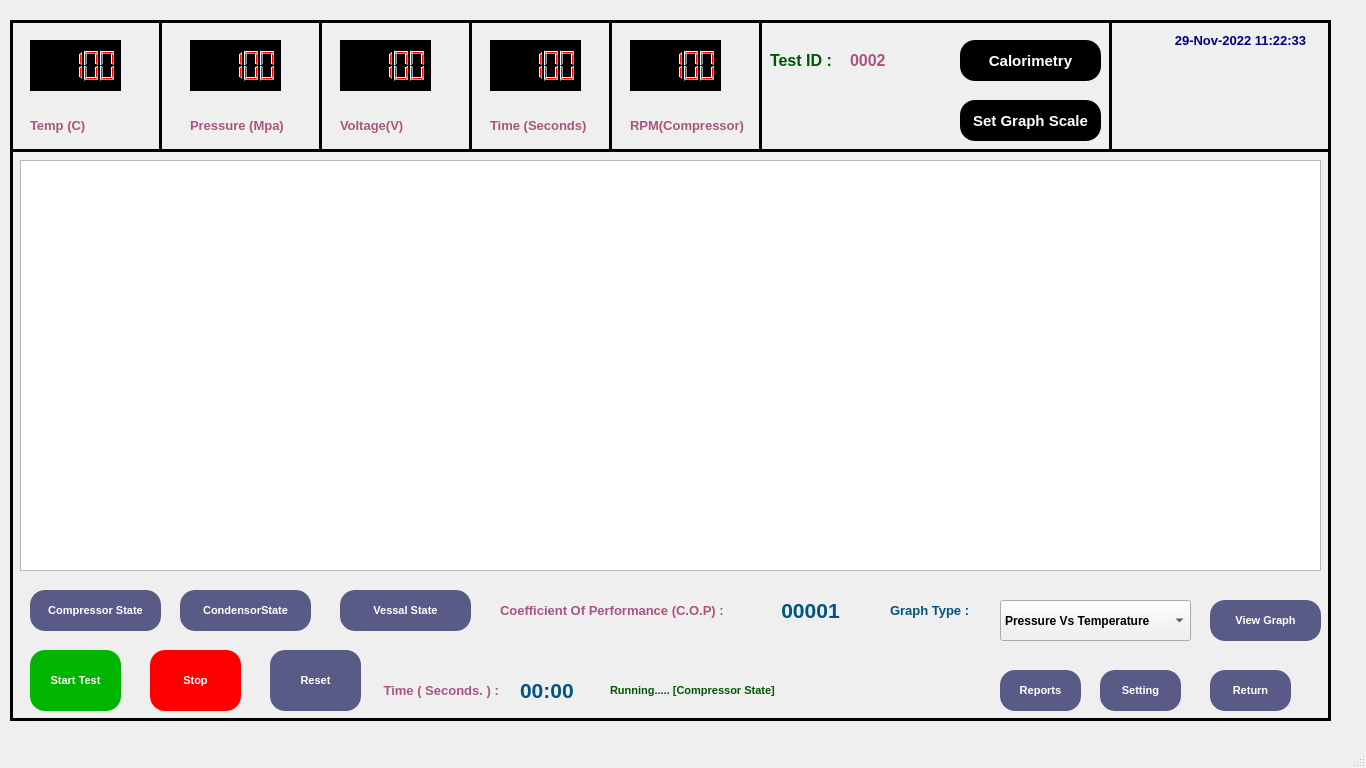
<?xml version="1.0" encoding="UTF-8"?>
<ui version="4.0">
 <class>MainWindow</class>
 <widget class="QMainWindow" name="MainWindow">
  <property name="geometry">
   <rect>
    <x>0</x>
    <y>0</y>
    <width>1366</width>
    <height>768</height>
   </rect>
  </property>
  <property name="windowTitle">
   <string>MainWindow</string>
  </property>
  <widget class="QWidget" name="centralwidget">
   <widget class="QFrame" name="frame">
    <property name="geometry">
     <rect>
      <x>10</x>
      <y>20</y>
      <width>1321</width>
      <height>701</height>
     </rect>
    </property>
    <property name="frameShape">
     <enum>QFrame::Box</enum>
    </property>
    <property name="frameShadow">
     <enum>QFrame::Plain</enum>
    </property>
    <property name="lineWidth">
     <number>3</number>
    </property>
    <widget class="QLabel" name="label_2">
     <property name="geometry">
      <rect>
       <x>180</x>
       <y>90</y>
       <width>111</width>
       <height>31</height>
      </rect>
     </property>
     <property name="font">
      <font>
       <family>Arial</family>
       <pointsize>10</pointsize>
       <weight>75</weight>
       <bold>true</bold>
      </font>
     </property>
     <property name="styleSheet">
      <string notr="true">color: rgb(170, 85, 127);</string>
     </property>
     <property name="text">
      <string>Pressure (Mpa) </string>
     </property>
    </widget>
    <widget class="QLabel" name="label_3">
     <property name="geometry">
      <rect>
       <x>20</x>
       <y>90</y>
       <width>81</width>
       <height>31</height>
      </rect>
     </property>
     <property name="font">
      <font>
       <family>Arial</family>
       <pointsize>10</pointsize>
       <weight>75</weight>
       <bold>true</bold>
      </font>
     </property>
     <property name="styleSheet">
      <string notr="true">color: rgb(170, 85, 127);</string>
     </property>
     <property name="text">
      <string>Temp (C)</string>
     </property>
    </widget>
    <widget class="QLCDNumber" name="lcdNumber_2">
     <property name="geometry">
      <rect>
       <x>20</x>
       <y>20</y>
       <width>91</width>
       <height>51</height>
      </rect>
     </property>
     <property name="styleSheet">
      <string notr="true">background-color: rgb(0, 0, 0);
font: 10pt &quot;MS Sans Serif&quot;;
color: rgb(255, 0, 0);</string>
     </property>
     <property name="smallDecimalPoint">
      <bool>false</bool>
     </property>
     <property name="value" stdset="0">
      <double>100.000000000000000</double>
     </property>
     <property name="intValue" stdset="0">
      <number>100</number>
     </property>
    </widget>
    <widget class="QLCDNumber" name="lcdNumber">
     <property name="geometry">
      <rect>
       <x>180</x>
       <y>20</y>
       <width>91</width>
       <height>51</height>
      </rect>
     </property>
     <property name="styleSheet">
      <string notr="true">background-color: rgb(0, 0, 0);
font: 10pt &quot;MS Sans Serif&quot;;
color: rgb(255, 0, 0);</string>
     </property>
     <property name="smallDecimalPoint">
      <bool>false</bool>
     </property>
     <property name="value" stdset="0">
      <double>100.000000000000000</double>
     </property>
     <property name="intValue" stdset="0">
      <number>100</number>
     </property>
    </widget>
    <widget class="QLabel" name="label_4">
     <property name="geometry">
      <rect>
       <x>330</x>
       <y>90</y>
       <width>81</width>
       <height>31</height>
      </rect>
     </property>
     <property name="font">
      <font>
       <family>Arial</family>
       <pointsize>10</pointsize>
       <weight>75</weight>
       <bold>true</bold>
      </font>
     </property>
     <property name="styleSheet">
      <string notr="true">color: rgb(170, 85, 127);</string>
     </property>
     <property name="text">
      <string>Voltage(V)</string>
     </property>
    </widget>
    <widget class="QLCDNumber" name="lcdNumber_3">
     <property name="geometry">
      <rect>
       <x>330</x>
       <y>20</y>
       <width>91</width>
       <height>51</height>
      </rect>
     </property>
     <property name="styleSheet">
      <string notr="true">background-color: rgb(0, 0, 0);
font: 10pt &quot;MS Sans Serif&quot;;
color: rgb(255, 0, 0);</string>
     </property>
     <property name="smallDecimalPoint">
      <bool>false</bool>
     </property>
     <property name="value" stdset="0">
      <double>100.000000000000000</double>
     </property>
     <property name="intValue" stdset="0">
      <number>100</number>
     </property>
    </widget>
    <widget class="QLabel" name="label_5">
     <property name="geometry">
      <rect>
       <x>480</x>
       <y>80</y>
       <width>111</width>
       <height>51</height>
      </rect>
     </property>
     <property name="font">
      <font>
       <family>Arial</family>
       <pointsize>10</pointsize>
       <weight>75</weight>
       <bold>true</bold>
      </font>
     </property>
     <property name="styleSheet">
      <string notr="true">color: rgb(170, 85, 127);</string>
     </property>
     <property name="text">
      <string>Time (Seconds) </string>
     </property>
    </widget>
    <widget class="QLCDNumber" name="lcdNumber_4">
     <property name="geometry">
      <rect>
       <x>480</x>
       <y>20</y>
       <width>91</width>
       <height>51</height>
      </rect>
     </property>
     <property name="styleSheet">
      <string notr="true">background-color: rgb(0, 0, 0);
font: 10pt &quot;MS Sans Serif&quot;;
color: rgb(255, 0, 0);</string>
     </property>
     <property name="smallDecimalPoint">
      <bool>false</bool>
     </property>
     <property name="value" stdset="0">
      <double>100.000000000000000</double>
     </property>
     <property name="intValue" stdset="0">
      <number>100</number>
     </property>
    </widget>
    <widget class="Line" name="line">
     <property name="geometry">
      <rect>
       <x>-10</x>
       <y>110</y>
       <width>1851</width>
       <height>41</height>
      </rect>
     </property>
     <property name="frameShadow">
      <enum>QFrame::Plain</enum>
     </property>
     <property name="lineWidth">
      <number>3</number>
     </property>
     <property name="orientation">
      <enum>Qt::Horizontal</enum>
     </property>
    </widget>
    <widget class="QLabel" name="label_6">
     <property name="geometry">
      <rect>
       <x>1150</x>
       <y>10</y>
       <width>161</width>
       <height>21</height>
      </rect>
     </property>
     <property name="font">
      <font>
       <family>Arial</family>
       <pointsize>10</pointsize>
       <weight>75</weight>
       <bold>true</bold>
      </font>
     </property>
     <property name="styleSheet">
      <string notr="true">color: rgb(0, 0, 127);</string>
     </property>
     <property name="text">
      <string>29-Nov-2022 11:22:33</string>
     </property>
     <property name="alignment">
      <set>Qt::AlignCenter</set>
     </property>
    </widget>
    <widget class="QPushButton" name="pushButton_9">
     <property name="geometry">
      <rect>
       <x>140</x>
       <y>630</y>
       <width>91</width>
       <height>61</height>
      </rect>
     </property>
     <property name="font">
      <font>
       <family>Arial</family>
       <pointsize>8</pointsize>
       <weight>75</weight>
       <bold>true</bold>
      </font>
     </property>
     <property name="styleSheet">
      <string notr="true">color: rgb(255, 255, 255);
background-color: rgb(255, 0, 0);
border-radius: 15px; </string>
     </property>
     <property name="text">
      <string>Stop</string>
     </property>
    </widget>
    <widget class="QPushButton" name="pushButton_4">
     <property name="geometry">
      <rect>
       <x>20</x>
       <y>630</y>
       <width>91</width>
       <height>61</height>
      </rect>
     </property>
     <property name="font">
      <font>
       <family>Arial</family>
       <pointsize>8</pointsize>
       <weight>75</weight>
       <bold>true</bold>
      </font>
     </property>
     <property name="styleSheet">
      <string notr="true">color: rgb(255, 255, 255);
background-color: rgb(0, 180, 0);
 border-radius: 15px; </string>
     </property>
     <property name="text">
      <string>Start Test</string>
     </property>
    </widget>
    <widget class="QPushButton" name="pushButton_15">
     <property name="geometry">
      <rect>
       <x>1200</x>
       <y>650</y>
       <width>81</width>
       <height>41</height>
      </rect>
     </property>
     <property name="font">
      <font>
       <family>Arial</family>
       <pointsize>8</pointsize>
       <weight>75</weight>
       <bold>true</bold>
      </font>
     </property>
     <property name="styleSheet">
      <string notr="true">background-color: rgb(90, 90, 134);
color: rgb(255, 255, 255);
 border-radius: 15px; </string>
     </property>
     <property name="text">
      <string>Return</string>
     </property>
    </widget>
    <widget class="QLabel" name="label_15">
     <property name="geometry">
      <rect>
       <x>600</x>
       <y>650</y>
       <width>341</width>
       <height>41</height>
      </rect>
     </property>
     <property name="font">
      <font>
       <family>Arial</family>
       <pointsize>8</pointsize>
       <weight>75</weight>
       <bold>true</bold>
      </font>
     </property>
     <property name="styleSheet">
      <string notr="true">color: rgb(0, 85, 0);</string>
     </property>
     <property name="text">
      <string>Running..... [Compressor State]</string>
     </property>
     <property name="alignment">
      <set>Qt::AlignLeading|Qt::AlignLeft|Qt::AlignVCenter</set>
     </property>
    </widget>
    <widget class="QComboBox" name="comboBox">
     <property name="geometry">
      <rect>
       <x>990</x>
       <y>580</y>
       <width>191</width>
       <height>41</height>
      </rect>
     </property>
     <property name="font">
      <font>
       <family>Arial</family>
       <weight>75</weight>
       <bold>true</bold>
      </font>
     </property>
     <item>
      <property name="text">
       <string>Pressure Vs Temperature</string>
      </property>
     </item>
     <item>
      <property name="text">
       <string>Voltage Vs Time</string>
      </property>
     </item>
     <item>
      <property name="text">
       <string>RPM Vs Time</string>
      </property>
     </item>
    </widget>
    <widget class="QPushButton" name="pushButton_16">
     <property name="geometry">
      <rect>
       <x>1200</x>
       <y>580</y>
       <width>111</width>
       <height>41</height>
      </rect>
     </property>
     <property name="font">
      <font>
       <family>Arial</family>
       <pointsize>8</pointsize>
       <weight>75</weight>
       <bold>true</bold>
      </font>
     </property>
     <property name="styleSheet">
      <string notr="true">background-color: rgb(90, 90, 134);
color: rgb(255, 255, 255);
 border-radius: 15px; </string>
     </property>
     <property name="text">
      <string>View Graph</string>
     </property>
    </widget>
    <widget class="QWidget" name="layoutWidget">
     <property name="geometry">
      <rect>
       <x>10</x>
       <y>140</y>
       <width>1301</width>
       <height>411</height>
      </rect>
     </property>
     <layout class="QGridLayout" name="gridLayout">
      <item row="0" column="0">
       <widget class="QGraphicsView" name="graphicsView"/>
      </item>
     </layout>
    </widget>
    <widget class="QPushButton" name="pushButton_17">
     <property name="geometry">
      <rect>
       <x>1090</x>
       <y>650</y>
       <width>81</width>
       <height>41</height>
      </rect>
     </property>
     <property name="font">
      <font>
       <family>Arial</family>
       <pointsize>8</pointsize>
       <weight>75</weight>
       <bold>true</bold>
      </font>
     </property>
     <property name="styleSheet">
      <string notr="true">background-color: rgb(90, 90, 134);
color: rgb(255, 255, 255);
 border-radius: 15px; </string>
     </property>
     <property name="text">
      <string>Setting</string>
     </property>
    </widget>
    <widget class="QPushButton" name="pushButton_18">
     <property name="geometry">
      <rect>
       <x>990</x>
       <y>650</y>
       <width>81</width>
       <height>41</height>
      </rect>
     </property>
     <property name="font">
      <font>
       <family>Arial</family>
       <pointsize>8</pointsize>
       <weight>75</weight>
       <bold>true</bold>
      </font>
     </property>
     <property name="styleSheet">
      <string notr="true">background-color: rgb(90, 90, 134);
color: rgb(255, 255, 255);
 border-radius: 15px; </string>
     </property>
     <property name="text">
      <string>Reports</string>
     </property>
    </widget>
    <widget class="QPushButton" name="pushButton_19">
     <property name="geometry">
      <rect>
       <x>260</x>
       <y>630</y>
       <width>91</width>
       <height>61</height>
      </rect>
     </property>
     <property name="font">
      <font>
       <family>Arial</family>
       <pointsize>8</pointsize>
       <weight>75</weight>
       <bold>true</bold>
      </font>
     </property>
     <property name="styleSheet">
      <string notr="true">background-color: rgb(90, 90, 134);
color: rgb(255, 255, 255);
border-radius: 15px; </string>
     </property>
     <property name="text">
      <string>Reset</string>
     </property>
    </widget>
    <widget class="QLabel" name="label_7">
     <property name="geometry">
      <rect>
       <x>880</x>
       <y>570</y>
       <width>101</width>
       <height>41</height>
      </rect>
     </property>
     <property name="font">
      <font>
       <family>Arial</family>
       <pointsize>10</pointsize>
       <weight>75</weight>
       <bold>true</bold>
      </font>
     </property>
     <property name="styleSheet">
      <string notr="true">color: rgb(0, 85, 127);</string>
     </property>
     <property name="text">
      <string>Graph Type :</string>
     </property>
    </widget>
    <widget class="QLabel" name="label_8">
     <property name="geometry">
      <rect>
       <x>370</x>
       <y>650</y>
       <width>121</width>
       <height>41</height>
      </rect>
     </property>
     <property name="font">
      <font>
       <family>Arial</family>
       <pointsize>10</pointsize>
       <weight>75</weight>
       <bold>true</bold>
      </font>
     </property>
     <property name="styleSheet">
      <string notr="true">color: rgb(170, 85, 127);</string>
     </property>
     <property name="text">
      <string> Time ( Seconds. ) :</string>
     </property>
    </widget>
    <widget class="QLabel" name="label_9">
     <property name="geometry">
      <rect>
       <x>510</x>
       <y>650</y>
       <width>71</width>
       <height>41</height>
      </rect>
     </property>
     <property name="font">
      <font>
       <family>Arial</family>
       <pointsize>16</pointsize>
       <weight>75</weight>
       <bold>true</bold>
      </font>
     </property>
     <property name="styleSheet">
      <string notr="true">color: rgb(0, 85, 127);</string>
     </property>
     <property name="text">
      <string>00:00</string>
     </property>
    </widget>
    <widget class="QLabel" name="label_10">
     <property name="geometry">
      <rect>
       <x>490</x>
       <y>570</y>
       <width>241</width>
       <height>41</height>
      </rect>
     </property>
     <property name="font">
      <font>
       <family>Arial</family>
       <pointsize>10</pointsize>
       <weight>75</weight>
       <bold>true</bold>
      </font>
     </property>
     <property name="styleSheet">
      <string notr="true">color: rgb(170, 85, 127);</string>
     </property>
     <property name="text">
      <string>Coefficient Of Performance (C.O.P) :</string>
     </property>
    </widget>
    <widget class="QLabel" name="label_11">
     <property name="geometry">
      <rect>
       <x>740</x>
       <y>570</y>
       <width>121</width>
       <height>41</height>
      </rect>
     </property>
     <property name="font">
      <font>
       <family>Arial</family>
       <pointsize>16</pointsize>
       <weight>75</weight>
       <bold>true</bold>
      </font>
     </property>
     <property name="styleSheet">
      <string notr="true">color: rgb(0, 85, 127);</string>
     </property>
     <property name="text">
      <string>00001</string>
     </property>
     <property name="alignment">
      <set>Qt::AlignCenter</set>
     </property>
    </widget>
    <widget class="Line" name="line_19">
     <property name="geometry">
      <rect>
       <x>140</x>
       <y>0</y>
       <width>20</width>
       <height>131</height>
      </rect>
     </property>
     <property name="frameShadow">
      <enum>QFrame::Plain</enum>
     </property>
     <property name="lineWidth">
      <number>3</number>
     </property>
     <property name="orientation">
      <enum>Qt::Vertical</enum>
     </property>
    </widget>
    <widget class="Line" name="line_20">
     <property name="geometry">
      <rect>
       <x>300</x>
       <y>0</y>
       <width>20</width>
       <height>131</height>
      </rect>
     </property>
     <property name="frameShadow">
      <enum>QFrame::Plain</enum>
     </property>
     <property name="lineWidth">
      <number>3</number>
     </property>
     <property name="orientation">
      <enum>Qt::Vertical</enum>
     </property>
    </widget>
    <widget class="Line" name="line_21">
     <property name="geometry">
      <rect>
       <x>450</x>
       <y>0</y>
       <width>20</width>
       <height>131</height>
      </rect>
     </property>
     <property name="frameShadow">
      <enum>QFrame::Plain</enum>
     </property>
     <property name="lineWidth">
      <number>3</number>
     </property>
     <property name="orientation">
      <enum>Qt::Vertical</enum>
     </property>
    </widget>
    <widget class="QPushButton" name="pushButton_20">
     <property name="geometry">
      <rect>
       <x>20</x>
       <y>570</y>
       <width>131</width>
       <height>41</height>
      </rect>
     </property>
     <property name="font">
      <font>
       <family>Arial</family>
       <pointsize>8</pointsize>
       <weight>75</weight>
       <bold>true</bold>
      </font>
     </property>
     <property name="styleSheet">
      <string notr="true">background-color: rgb(90, 90, 134);
color: rgb(255, 255, 255);
border-radius: 15px; </string>
     </property>
     <property name="text">
      <string>Compressor State</string>
     </property>
    </widget>
    <widget class="QPushButton" name="pushButton_21">
     <property name="geometry">
      <rect>
       <x>170</x>
       <y>570</y>
       <width>131</width>
       <height>41</height>
      </rect>
     </property>
     <property name="font">
      <font>
       <family>Arial</family>
       <pointsize>8</pointsize>
       <weight>75</weight>
       <bold>true</bold>
      </font>
     </property>
     <property name="styleSheet">
      <string notr="true">background-color: rgb(90, 90, 134);
color: rgb(255, 255, 255); 
border-radius: 15px; </string>
     </property>
     <property name="text">
      <string>CondensorState</string>
     </property>
    </widget>
    <widget class="QPushButton" name="pushButton_22">
     <property name="geometry">
      <rect>
       <x>330</x>
       <y>570</y>
       <width>131</width>
       <height>41</height>
      </rect>
     </property>
     <property name="font">
      <font>
       <family>Arial</family>
       <pointsize>8</pointsize>
       <weight>75</weight>
       <bold>true</bold>
      </font>
     </property>
     <property name="styleSheet">
      <string notr="true">background-color: rgb(90, 90, 134);
color: rgb(255, 255, 255);
 border-radius: 15px; </string>
     </property>
     <property name="text">
      <string>Vessal State</string>
     </property>
    </widget>
    <widget class="Line" name="line_22">
     <property name="geometry">
      <rect>
       <x>590</x>
       <y>0</y>
       <width>20</width>
       <height>131</height>
      </rect>
     </property>
     <property name="frameShadow">
      <enum>QFrame::Plain</enum>
     </property>
     <property name="lineWidth">
      <number>3</number>
     </property>
     <property name="orientation">
      <enum>Qt::Vertical</enum>
     </property>
    </widget>
    <widget class="QLCDNumber" name="lcdNumber_5">
     <property name="geometry">
      <rect>
       <x>620</x>
       <y>20</y>
       <width>91</width>
       <height>51</height>
      </rect>
     </property>
     <property name="styleSheet">
      <string notr="true">background-color: rgb(0, 0, 0);
font: 10pt &quot;MS Sans Serif&quot;;
color: rgb(255, 0, 0);</string>
     </property>
     <property name="smallDecimalPoint">
      <bool>false</bool>
     </property>
     <property name="value" stdset="0">
      <double>100.000000000000000</double>
     </property>
     <property name="intValue" stdset="0">
      <number>100</number>
     </property>
    </widget>
    <widget class="QLabel" name="label_12">
     <property name="geometry">
      <rect>
       <x>620</x>
       <y>80</y>
       <width>121</width>
       <height>51</height>
      </rect>
     </property>
     <property name="font">
      <font>
       <family>Arial</family>
       <pointsize>10</pointsize>
       <weight>75</weight>
       <bold>true</bold>
      </font>
     </property>
     <property name="styleSheet">
      <string notr="true">color: rgb(170, 85, 127);</string>
     </property>
     <property name="text">
      <string>RPM(Compressor)</string>
     </property>
    </widget>
    <widget class="Line" name="line_23">
     <property name="geometry">
      <rect>
       <x>740</x>
       <y>0</y>
       <width>20</width>
       <height>131</height>
      </rect>
     </property>
     <property name="frameShadow">
      <enum>QFrame::Plain</enum>
     </property>
     <property name="lineWidth">
      <number>3</number>
     </property>
     <property name="orientation">
      <enum>Qt::Vertical</enum>
     </property>
    </widget>
    <widget class="QLabel" name="label_34">
     <property name="geometry">
      <rect>
       <x>1110</x>
       <y>40</y>
       <width>201</width>
       <height>71</height>
      </rect>
     </property>
     <property name="font">
      <font>
       <family>Arial</family>
       <pointsize>25</pointsize>
       <weight>75</weight>
       <bold>true</bold>
      </font>
     </property>
     <property name="styleSheet">
      <string notr="true">
color: rgb(255, 0, 0);


</string>
     </property>
     <property name="text">
      <string/>
     </property>
     <property name="pixmap">
      <pixmap>C:/Users/win 10/Desktop/qt designer/gigasys.jpeg</pixmap>
     </property>
     <property name="scaledContents">
      <bool>true</bool>
     </property>
     <property name="alignment">
      <set>Qt::AlignCenter</set>
     </property>
    </widget>
    <widget class="Line" name="line_24">
     <property name="geometry">
      <rect>
       <x>1090</x>
       <y>0</y>
       <width>20</width>
       <height>131</height>
      </rect>
     </property>
     <property name="frameShadow">
      <enum>QFrame::Plain</enum>
     </property>
     <property name="lineWidth">
      <number>3</number>
     </property>
     <property name="orientation">
      <enum>Qt::Vertical</enum>
     </property>
    </widget>
    <widget class="QLabel" name="label_23">
     <property name="geometry">
      <rect>
       <x>950</x>
       <y>20</y>
       <width>141</width>
       <height>41</height>
      </rect>
     </property>
     <property name="font">
      <font>
       <family>Arial</family>
       <pointsize>11</pointsize>
       <weight>75</weight>
       <italic>false</italic>
       <bold>true</bold>
      </font>
     </property>
     <property name="cursor">
      <cursorShape>WhatsThisCursor</cursorShape>
     </property>
     <property name="styleSheet">
      <string notr="true"> border:None; border-radius: 15px; 
background-color: rgb(0, 0, 0);
color: rgb(255, 255, 255);</string>
     </property>
     <property name="text">
      <string>Calorimetry</string>
     </property>
     <property name="alignment">
      <set>Qt::AlignCenter</set>
     </property>
    </widget>
    <widget class="QLabel" name="label_16">
     <property name="geometry">
      <rect>
       <x>760</x>
       <y>20</y>
       <width>71</width>
       <height>41</height>
      </rect>
     </property>
     <property name="font">
      <font>
       <family>Arial</family>
       <pointsize>12</pointsize>
       <weight>75</weight>
       <bold>true</bold>
      </font>
     </property>
     <property name="styleSheet">
      <string notr="true">color: rgb(0, 85, 0);</string>
     </property>
     <property name="text">
      <string>Test ID :</string>
     </property>
     <property name="alignment">
      <set>Qt::AlignLeading|Qt::AlignLeft|Qt::AlignVCenter</set>
     </property>
    </widget>
    <widget class="QLabel" name="label_17">
     <property name="geometry">
      <rect>
       <x>840</x>
       <y>20</y>
       <width>61</width>
       <height>41</height>
      </rect>
     </property>
     <property name="font">
      <font>
       <family>Arial</family>
       <pointsize>12</pointsize>
       <weight>75</weight>
       <bold>true</bold>
      </font>
     </property>
     <property name="styleSheet">
      <string notr="true">color: rgb(0, 85, 0);
color: rgb(170, 85, 127);</string>
     </property>
     <property name="text">
      <string>0002</string>
     </property>
     <property name="alignment">
      <set>Qt::AlignLeading|Qt::AlignLeft|Qt::AlignVCenter</set>
     </property>
    </widget>
    <widget class="QLabel" name="label_24">
     <property name="geometry">
      <rect>
       <x>950</x>
       <y>80</y>
       <width>141</width>
       <height>41</height>
      </rect>
     </property>
     <property name="font">
      <font>
       <family>Arial</family>
       <pointsize>11</pointsize>
       <weight>75</weight>
       <italic>false</italic>
       <bold>true</bold>
      </font>
     </property>
     <property name="cursor">
      <cursorShape>WhatsThisCursor</cursorShape>
     </property>
     <property name="styleSheet">
      <string notr="true"> border:None; border-radius: 15px; 
background-color: rgb(0, 0, 0);
color: rgb(255, 255, 255);</string>
     </property>
     <property name="text">
      <string>Set Graph Scale</string>
     </property>
     <property name="alignment">
      <set>Qt::AlignCenter</set>
     </property>
    </widget>
   </widget>
  </widget>
  <widget class="QMenuBar" name="menubar">
   <property name="geometry">
    <rect>
     <x>0</x>
     <y>0</y>
     <width>1366</width>
     <height>21</height>
    </rect>
   </property>
  </widget>
  <widget class="QStatusBar" name="statusbar"/>
 </widget>
 <resources/>
 <connections/>
</ui>
